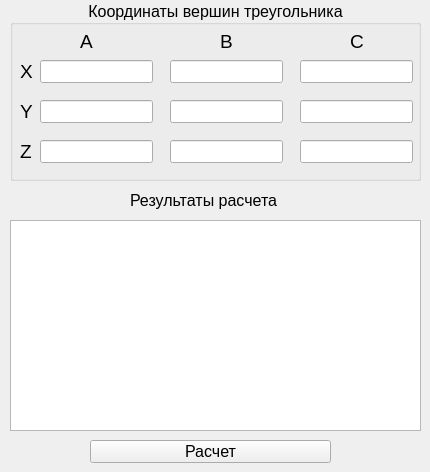
<?xml version="1.0" encoding="UTF-8"?>
<ui version="4.0">
 <class>triangleByCoordinates</class>
 <widget class="QWidget" name="triangleByCoordinates">
  <property name="geometry">
   <rect>
    <x>0</x>
    <y>0</y>
    <width>430</width>
    <height>472</height>
   </rect>
  </property>
  <property name="windowTitle">
   <string>Расчет по координатам вершин</string>
  </property>
  <widget class="QPushButton" name="pushButtonTriangleByCoordinates">
   <property name="geometry">
    <rect>
     <x>90</x>
     <y>440</y>
     <width>241</width>
     <height>23</height>
    </rect>
   </property>
   <property name="font">
    <font>
     <pointsize>12</pointsize>
    </font>
   </property>
   <property name="text">
    <string>Расчет</string>
   </property>
  </widget>
  <widget class="QListWidget" name="listWidget">
   <property name="geometry">
    <rect>
     <x>10</x>
     <y>220</y>
     <width>411</width>
     <height>211</height>
    </rect>
   </property>
   <property name="font">
    <font>
     <pointsize>12</pointsize>
    </font>
   </property>
   <property name="contextMenuPolicy">
    <enum>Qt::ActionsContextMenu</enum>
   </property>
  </widget>
  <widget class="QLabel" name="label_7">
   <property name="geometry">
    <rect>
     <x>130</x>
     <y>190</y>
     <width>171</width>
     <height>21</height>
    </rect>
   </property>
   <property name="text">
    <string>&lt;html&gt;&lt;head/&gt;&lt;body&gt;&lt;p&gt;&lt;span style=&quot; font-size:12pt;&quot;&gt;Результаты расчета&lt;/span&gt;&lt;/p&gt;&lt;/body&gt;&lt;/html&gt;</string>
   </property>
  </widget>
  <widget class="QGroupBox" name="groupBox">
   <property name="geometry">
    <rect>
     <x>10</x>
     <y>0</y>
     <width>411</width>
     <height>181</height>
    </rect>
   </property>
   <property name="font">
    <font>
     <pointsize>12</pointsize>
    </font>
   </property>
   <property name="title">
    <string>Координаты вершин треугольника</string>
   </property>
   <property name="alignment">
    <set>Qt::AlignCenter</set>
   </property>
   <widget class="QLineEdit" name="lineEditTriangleZc">
    <property name="geometry">
     <rect>
      <x>290</x>
      <y>140</y>
      <width>113</width>
      <height>23</height>
     </rect>
    </property>
   </widget>
   <widget class="QLineEdit" name="lineEditTriangleYc">
    <property name="geometry">
     <rect>
      <x>290</x>
      <y>100</y>
      <width>113</width>
      <height>23</height>
     </rect>
    </property>
   </widget>
   <widget class="QLabel" name="label_6">
    <property name="geometry">
     <rect>
      <x>340</x>
      <y>30</y>
      <width>20</width>
      <height>21</height>
     </rect>
    </property>
    <property name="text">
     <string>&lt;html&gt;&lt;head/&gt;&lt;body&gt;&lt;p&gt;&lt;span style=&quot; font-size:14pt;&quot;&gt;C&lt;/span&gt;&lt;/p&gt;&lt;/body&gt;&lt;/html&gt;</string>
    </property>
   </widget>
   <widget class="QLineEdit" name="lineEditTriangleXc">
    <property name="geometry">
     <rect>
      <x>290</x>
      <y>60</y>
      <width>113</width>
      <height>23</height>
     </rect>
    </property>
   </widget>
   <widget class="QLineEdit" name="lineEditTriangleZb">
    <property name="geometry">
     <rect>
      <x>160</x>
      <y>140</y>
      <width>113</width>
      <height>23</height>
     </rect>
    </property>
   </widget>
   <widget class="QLineEdit" name="lineEditTriangleXb">
    <property name="geometry">
     <rect>
      <x>160</x>
      <y>60</y>
      <width>113</width>
      <height>23</height>
     </rect>
    </property>
   </widget>
   <widget class="QLabel" name="label_5">
    <property name="geometry">
     <rect>
      <x>210</x>
      <y>30</y>
      <width>20</width>
      <height>21</height>
     </rect>
    </property>
    <property name="text">
     <string>&lt;html&gt;&lt;head/&gt;&lt;body&gt;&lt;p&gt;&lt;span style=&quot; font-size:14pt;&quot;&gt;B&lt;/span&gt;&lt;/p&gt;&lt;/body&gt;&lt;/html&gt;</string>
    </property>
   </widget>
   <widget class="QLineEdit" name="lineEditTriangleYb">
    <property name="geometry">
     <rect>
      <x>160</x>
      <y>100</y>
      <width>113</width>
      <height>23</height>
     </rect>
    </property>
   </widget>
   <widget class="QLabel" name="label">
    <property name="geometry">
     <rect>
      <x>10</x>
      <y>60</y>
      <width>20</width>
      <height>21</height>
     </rect>
    </property>
    <property name="text">
     <string>&lt;html&gt;&lt;head/&gt;&lt;body&gt;&lt;p&gt;&lt;span style=&quot; font-size:14pt;&quot;&gt;X&lt;/span&gt;&lt;/p&gt;&lt;/body&gt;&lt;/html&gt;</string>
    </property>
   </widget>
   <widget class="QLineEdit" name="lineEditTriangleXa">
    <property name="geometry">
     <rect>
      <x>30</x>
      <y>60</y>
      <width>113</width>
      <height>23</height>
     </rect>
    </property>
   </widget>
   <widget class="QLineEdit" name="lineEditTriangleZa">
    <property name="geometry">
     <rect>
      <x>30</x>
      <y>140</y>
      <width>113</width>
      <height>23</height>
     </rect>
    </property>
   </widget>
   <widget class="QLabel" name="label_2">
    <property name="geometry">
     <rect>
      <x>10</x>
      <y>100</y>
      <width>20</width>
      <height>21</height>
     </rect>
    </property>
    <property name="text">
     <string>&lt;html&gt;&lt;head/&gt;&lt;body&gt;&lt;p&gt;&lt;span style=&quot; font-size:14pt;&quot;&gt;Y&lt;/span&gt;&lt;/p&gt;&lt;/body&gt;&lt;/html&gt;</string>
    </property>
   </widget>
   <widget class="QLabel" name="label_3">
    <property name="geometry">
     <rect>
      <x>10</x>
      <y>140</y>
      <width>20</width>
      <height>21</height>
     </rect>
    </property>
    <property name="text">
     <string>&lt;html&gt;&lt;head/&gt;&lt;body&gt;&lt;p&gt;&lt;span style=&quot; font-size:14pt;&quot;&gt;Z&lt;/span&gt;&lt;/p&gt;&lt;/body&gt;&lt;/html&gt;</string>
    </property>
   </widget>
   <widget class="QLineEdit" name="lineEditTriangleYa">
    <property name="geometry">
     <rect>
      <x>30</x>
      <y>100</y>
      <width>113</width>
      <height>23</height>
     </rect>
    </property>
   </widget>
   <widget class="QLabel" name="label_4">
    <property name="geometry">
     <rect>
      <x>70</x>
      <y>30</y>
      <width>20</width>
      <height>21</height>
     </rect>
    </property>
    <property name="text">
     <string>&lt;html&gt;&lt;head/&gt;&lt;body&gt;&lt;p&gt;&lt;span style=&quot; font-size:14pt;&quot;&gt;A&lt;/span&gt;&lt;/p&gt;&lt;/body&gt;&lt;/html&gt;</string>
    </property>
   </widget>
  </widget>
 </widget>
 <resources/>
 <connections/>
</ui>
